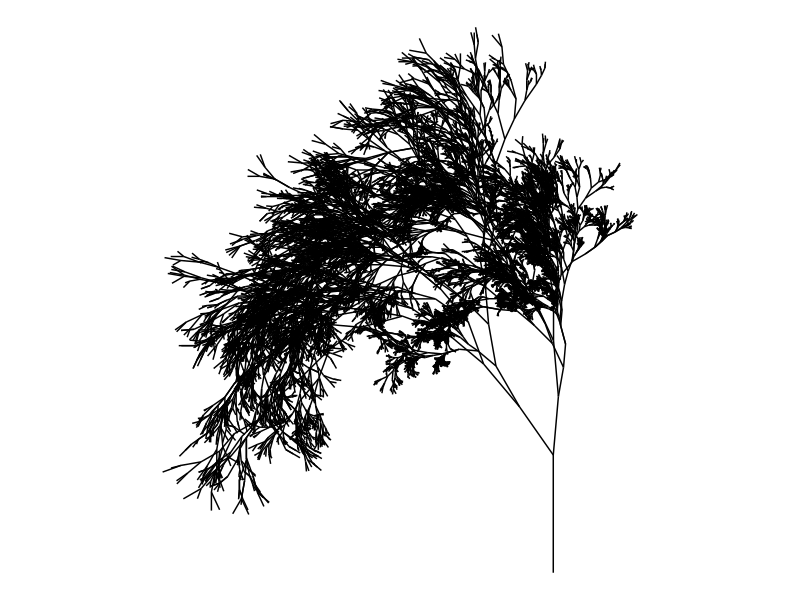

Recreate this plot in R.

library(tidyverse)


# helper functions --------------------------------------------------------

radians <- function(degree) {
  2 * pi * degree / 360
}

adjust_scale <- function(s, scales) {
  s * sample(x = scales, size = length(s), replace = TRUE)
}

adjust_angle <- function(a, angles) {
  a + sample(x = angles, size = length(a), replace = TRUE)
}

adjust_x <- function(x, scale, angle) {
  x + scale * cos(radians(angle))
}

adjust_y <- function(y, scale, angle) {
  y + scale * sin(radians(angle))
}




# ashtree functions -------------------------------------------------------

grow_sapling <- function() {
  
  sapling <- tibble(
    old_x = 0,  # sapling grows from the origin
    old_y = 0,  # sapling grows from the origin
    new_x = 0,  # sapling doesn't grow horizontally
    new_y = 1,  # sapling does grow vertically
    angle = 90, # angle from horizontal is 90 degrees
    scale = 1,  # length of the sapling is 1
  )
  return(sapling)
}

grow_from <- function(tips, settings) {
  
  # read off the relevant settings
  all_scales <- settings$scales
  all_angles <- settings$angles
  
  # mutate the tips tibble
  new_growth <- tips %>%
    mutate(
      scale = adjust_scale(scale, all_scales),      # change segment length
      angle = adjust_angle(angle, all_angles),      # change segment angle
      old_x = new_x,                                # begin where last seg ended
      old_y = new_y,                                # begin where last seg ended
      new_x = adjust_x(old_x, scale, angle),        # end where this seg ends!
      new_y = adjust_y(old_y, scale, angle)         # end where this seg ends!
    )
  return(new_growth)
}


grow_many <- function(tips, settings) {
  
  # read off the relevant settings
  splits <- settings$splits

  new_tips <- map_dfr(1:splits, ~grow_from(tips, settings))
  return(new_tips)
}


grow_tree <- function(settings) {
  
  # read off the relevant settings
  cycles <- settings$cycles
  
  # initialise
  tips <- grow_sapling()
  
  # grow tree in a loop
  tree <- accumulate(2:cycles, ~grow_many(.x, settings), .init = tips)
  tree <- bind_rows(tree)
  
  return(tree)
}


draw_tree <- function(tree) {
  
  pic <- ggplot(
    data = tree,
    mapping = aes(
      x = old_x, 
      y = old_y, 
      xend = new_x, 
      yend = new_y
    )
  ) + 
    geom_segment(show.legend = FALSE) + 
    theme_void() + 
    coord_equal()
  
  return(pic)
}

# do stuff ----------------------------------------------------------------

# STAGE 14: find some settings you like!

settings <- list(
  seed = 6,
  cycles = 15,
  splits = 2,
  scales = c(.5, .8, .9, .95),
  angles = c(-20, -5, 5, 10, 20, 35)
)

set.seed(settings$seed)

tree <- grow_tree(settings)
pic <- draw_tree(tree)

plot(pic)
